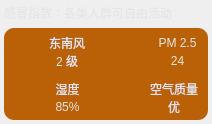
     <widget class="QWidget" name="widgetCenter" native="true">
      <property name="styleSheet">
       <string notr="true">color: rgb(230,230,230)</string>
      </property>
      <layout class="QVBoxLayout" name="verticalLayout" stretch="0,0">
       <property name="leftMargin">
        <number>4</number>
       </property>
       <property name="topMargin">
        <number>4</number>
       </property>
       <property name="rightMargin">
        <number>4</number>
       </property>
       <property name="bottomMargin">
        <number>4</number>
       </property>
       <item>
        <widget class="QLabel" name="labelColdIndex">
         <property name="text">
          <string>感冒指数：各类人群可自由活动</string>
         </property>
        </widget>
       </item>
       <item>
        <widget class="QWidget" name="widgetCenterInner" native="true">
         <property name="styleSheet">
          <string notr="true">background-color: rgb(186, 96, 6);
border-radius: 10px</string>
         </property>
         <layout class="QGridLayout" name="gridLayout" rowstretch="0,0">
          <property name="leftMargin">
           <number>10</number>
          </property>
          <property name="topMargin">
           <number>6</number>
          </property>
          <property name="rightMargin">
           <number>10</number>
          </property>
          <property name="bottomMargin">
           <number>4</number>
          </property>
          <property name="horizontalSpacing">
           <number>30</number>
          </property>
          <property name="verticalSpacing">
           <number>10</number>
          </property>
          <item row="1" column="0">
           <layout class="QHBoxLayout" name="horizontalLayoutHumidity">
            <item>
             <widget class="QLabel" name="labelHumidityIcon">
              <property name="minimumSize">
               <size>
                <width>35</width>
                <height>35</height>
               </size>
              </property>
              <property name="maximumSize">
               <size>
                <width>45</width>
                <height>45</height>
               </size>
              </property>
              <property name="text">
               <string/>
              </property>
              <property name="pixmap">
               <pixmap resource="../resource/resource.qrc">:/weather/湿度.svg</pixmap>
              </property>
              <property name="scaledContents">
               <bool>true</bool>
              </property>
             </widget>
            </item>
            <item>
             <layout class="QVBoxLayout" name="verticalLayoutHumidity">
              <item>
               <widget class="QLabel" name="labelCenterHumidityContent">
                <property name="text">
                 <string>湿度</string>
                </property>
                <property name="alignment">
                 <set>Qt::AlignmentFlag::AlignCenter</set>
                </property>
               </widget>
              </item>
              <item>
               <widget class="QLabel" name="labelCenterHumidityLevel">
                <property name="text">
                 <string>85%</string>
                </property>
                <property name="alignment">
                 <set>Qt::AlignmentFlag::AlignCenter</set>
                </property>
               </widget>
              </item>
             </layout>
            </item>
           </layout>
          </item>
          <item row="0" column="0">
           <layout class="QHBoxLayout" name="horizontalLayoutWindDirection">
            <item>
             <widget class="QLabel" name="labelWindDirectionIcon">
              <property name="minimumSize">
               <size>
                <width>35</width>
                <height>35</height>
               </size>
              </property>
              <property name="maximumSize">
               <size>
                <width>45</width>
                <height>45</height>
               </size>
              </property>
              <property name="text">
               <string/>
              </property>
              <property name="pixmap">
               <pixmap resource="../resource/resource.qrc">:/weather/风向.svg</pixmap>
              </property>
              <property name="scaledContents">
               <bool>true</bool>
              </property>
             </widget>
            </item>
            <item>
             <layout class="QVBoxLayout" name="verticalLayoutWindDirection">
              <item>
               <widget class="QLabel" name="labelCenterWindDirectionContent">
                <property name="text">
                 <string>东南风</string>
                </property>
                <property name="alignment">
                 <set>Qt::AlignmentFlag::AlignCenter</set>
                </property>
               </widget>
              </item>
              <item>
               <widget class="QLabel" name="labelCenterWindDirectionLevel">
                <property name="text">
                 <string>2 级</string>
                </property>
                <property name="alignment">
                 <set>Qt::AlignmentFlag::AlignCenter</set>
                </property>
               </widget>
              </item>
             </layout>
            </item>
           </layout>
          </item>
          <item row="1" column="1">
           <layout class="QHBoxLayout" name="horizontalLayoutAirQuality">
            <property name="spacing">
             <number>0</number>
            </property>
            <item>
             <widget class="QLabel" name="labelAirQualityIcon">
              <property name="minimumSize">
               <size>
                <width>35</width>
                <height>35</height>
               </size>
              </property>
              <property name="maximumSize">
               <size>
                <width>45</width>
                <height>45</height>
               </size>
              </property>
              <property name="text">
               <string/>
              </property>
              <property name="pixmap">
               <pixmap resource="../resource/resource.qrc">:/weather/空气质量.svg</pixmap>
              </property>
              <property name="scaledContents">
               <bool>true</bool>
              </property>
             </widget>
            </item>
            <item>
             <layout class="QVBoxLayout" name="verticalLayoutAirQuality">
              <property name="spacing">
               <number>0</number>
              </property>
              <item>
               <widget class="QLabel" name="labelCenterAirQualityContent">
                <property name="text">
                 <string>空气质量</string>
                </property>
                <property name="alignment">
                 <set>Qt::AlignmentFlag::AlignCenter</set>
                </property>
               </widget>
              </item>
              <item>
               <widget class="QLabel" name="labelCenterAirQualityLevel">
                <property name="text">
                 <string>优</string>
                </property>
                <property name="alignment">
                 <set>Qt::AlignmentFlag::AlignCenter</set>
                </property>
               </widget>
              </item>
             </layout>
            </item>
           </layout>
          </item>
          <item row="0" column="1">
           <layout class="QHBoxLayout" name="horizontalLayoutPm2p5">
            <item>
             <widget class="QLabel" name="labelPm2p5Icon">
              <property name="minimumSize">
               <size>
                <width>35</width>
                <height>35</height>
               </size>
              </property>
              <property name="maximumSize">
               <size>
                <width>45</width>
                <height>45</height>
               </size>
              </property>
              <property name="text">
               <string/>
              </property>
              <property name="pixmap">
               <pixmap resource="../resource/resource.qrc">:/weather/PM2.5.svg</pixmap>
              </property>
              <property name="scaledContents">
               <bool>true</bool>
              </property>
             </widget>
            </item>
            <item>
             <layout class="QVBoxLayout" name="verticalLayoutPm2p5">
              <item>
               <widget class="QLabel" name="labelCenterPm2p5Content">
                <property name="text">
                 <string>PM 2.5</string>
                </property>
                <property name="alignment">
                 <set>Qt::AlignmentFlag::AlignCenter</set>
                </property>
               </widget>
              </item>
              <item>
               <widget class="QLabel" name="labelCenterPm2p5Level">
                <property name="text">
                 <string>24</string>
                </property>
                <property name="alignment">
                 <set>Qt::AlignmentFlag::AlignCenter</set>
                </property>
               </widget>
              </item>
             </layout>
            </item>
           </layout>
          </item>
         </layout>
        </widget>
       </item>
      </layout>
     </widget>
